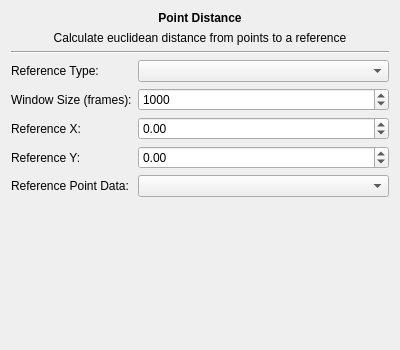
<?xml version="1.0" encoding="UTF-8"?>
<ui version="4.0">
 <class>PointDistance_Widget</class>
 <widget class="QWidget" name="PointDistance_Widget">
  <property name="geometry">
   <rect>
    <x>0</x>
    <y>0</y>
    <width>400</width>
    <height>350</height>
   </rect>
  </property>
  <property name="windowTitle">
   <string>Form</string>
  </property>
  <property name="sizePolicy">
   <sizepolicy hsizetype="Preferred" vsizetype="Maximum">
    <horstretch>0</horstretch>
    <verstretch>0</verstretch>
   </sizepolicy>
  </property>
  <layout class="QVBoxLayout" name="verticalLayout">
   <item>
    <widget class="QLabel" name="titleLabel">
     <property name="text">
      <string>Point Distance</string>
     </property>
     <property name="alignment">
      <set>Qt::AlignmentFlag::AlignCenter</set>
     </property>
     <property name="font">
      <font>
       <weight>75</weight>
       <bold>true</bold>
      </font>
     </property>
    </widget>
   </item>
   <item>
    <widget class="QLabel" name="descriptionLabel">
     <property name="text">
      <string>Calculate euclidean distance from points to a reference</string>
     </property>
     <property name="alignment">
      <set>Qt::AlignmentFlag::AlignCenter</set>
     </property>
     <property name="wordWrap">
      <bool>true</bool>
     </property>
    </widget>
   </item>
   <item>
    <widget class="Line" name="line">
     <property name="orientation">
      <enum>Qt::Orientation::Horizontal</enum>
     </property>
    </widget>
   </item>
   <item>
    <layout class="QFormLayout" name="formLayout">
     <item row="0" column="0">
      <widget class="QLabel" name="referenceTypeLabel">
       <property name="text">
        <string>Reference Type:</string>
       </property>
      </widget>
     </item>
     <item row="0" column="1">
      <widget class="QComboBox" name="referenceTypeComboBox"/>
     </item>
     <item row="1" column="0">
      <widget class="QLabel" name="windowSizeLabel">
       <property name="text">
        <string>Window Size (frames):</string>
       </property>
      </widget>
     </item>
     <item row="1" column="1">
      <widget class="QSpinBox" name="windowSizeSpinBox">
       <property name="minimum">
        <number>1</number>
       </property>
       <property name="maximum">
        <number>100000</number>
       </property>
       <property name="value">
        <number>1000</number>
       </property>
      </widget>
     </item>
     <item row="2" column="0">
      <widget class="QLabel" name="referenceXLabel">
       <property name="text">
        <string>Reference X:</string>
       </property>
      </widget>
     </item>
     <item row="2" column="1">
      <widget class="QDoubleSpinBox" name="referenceXSpinBox">
       <property name="minimum">
        <double>-100000.000000000000000</double>
       </property>
       <property name="maximum">
        <double>100000.000000000000000</double>
       </property>
      </widget>
     </item>
     <item row="3" column="0">
      <widget class="QLabel" name="referenceYLabel">
       <property name="text">
        <string>Reference Y:</string>
       </property>
      </widget>
     </item>
     <item row="3" column="1">
      <widget class="QDoubleSpinBox" name="referenceYSpinBox">
       <property name="minimum">
        <double>-100000.000000000000000</double>
       </property>
       <property name="maximum">
        <double>100000.000000000000000</double>
       </property>
      </widget>
     </item>
     <item row="4" column="0">
      <widget class="QLabel" name="referencePointDataLabel">
       <property name="text">
        <string>Reference Point Data:</string>
       </property>
      </widget>
     </item>
     <item row="4" column="1">
      <widget class="QComboBox" name="referencePointDataComboBox"/>
     </item>
    </layout>
   </item>
   <item>
    <spacer name="verticalSpacer">
     <property name="orientation">
      <enum>Qt::Orientation::Vertical</enum>
     </property>
     <property name="sizeHint" stdset="0">
      <size>
       <width>20</width>
       <height>40</height>
      </size>
     </property>
     <property name="sizeType">
      <enum>QSizePolicy::Policy::Expanding</enum>
     </property>
    </spacer>
   </item>
  </layout>
 </widget>
 <resources/>
 <connections/>
</ui>
